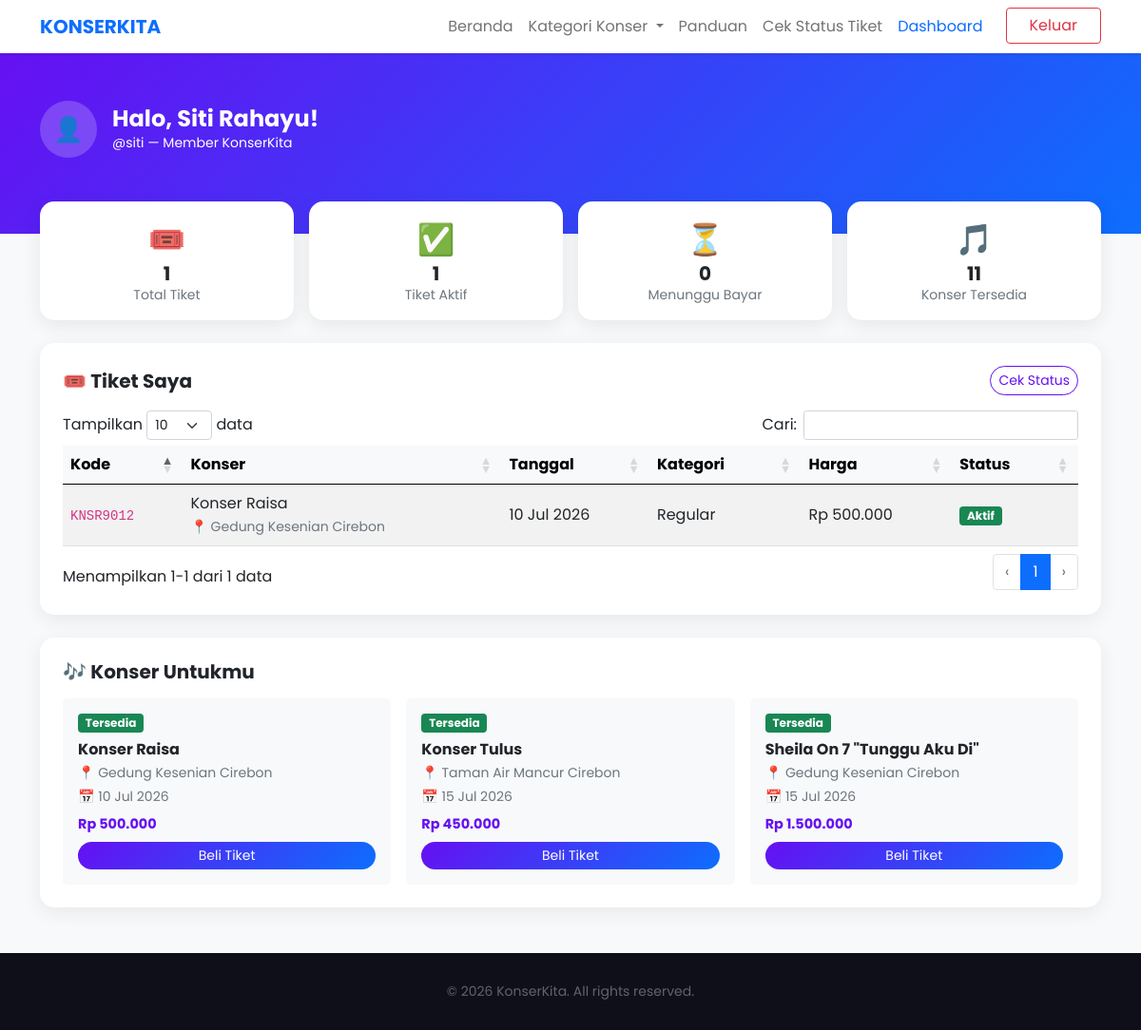
Page /user/dashboard.php (signed in) on the committed database.
### tables this page shows
CREATE TABLE `tiket` (
  `id`         INT UNSIGNED    NOT NULL AUTO_INCREMENT,
  `kode`       VARCHAR(20)     NOT NULL UNIQUE,
  `user_id`    INT UNSIGNED    NOT NULL,
  `konser_id`  INT UNSIGNED    NOT NULL,
  `kategori`   ENUM('Regular','VIP','SVIP','Festival') NOT NULL DEFAULT 'Regular',
  `harga`      INT UNSIGNED    NOT NULL,
  `status`     ENUM('Aktif','Menunggu Pembayaran','Dibatalkan') NOT NULL DEFAULT 'Menunggu Pembayaran',
  `created_at` TIMESTAMP       NOT NULL DEFAULT CURRENT_TIMESTAMP,
  PRIMARY KEY (`id`),
  FOREIGN KEY (`user_id`)   REFERENCES `users`(`id`)  ON DELETE CASCADE,
  FOREIGN KEY (`konser_id`) REFERENCES `konser`(`id`) ON DELETE CASCADE
);

CREATE TABLE `konser` (
  `id`         INT UNSIGNED    NOT NULL AUTO_INCREMENT,
  `nama`       VARCHAR(150)    NOT NULL,
  `kategori`   ENUM('Pop','Rock','Jazz','K-Pop') NOT NULL,
  `kota`       VARCHAR(100)    NOT NULL,
  `tanggal`    DATE            NOT NULL,
  `harga`      INT UNSIGNED    NOT NULL,
  `status`     ENUM('Tersedia','Sisa Sedikit','Sold Out') NOT NULL DEFAULT 'Tersedia',
  `gambar`     VARCHAR(255)    DEFAULT NULL,
  `created_at` TIMESTAMP       NOT NULL DEFAULT CURRENT_TIMESTAMP,
  PRIMARY KEY (`id`)
);

### user/dashboard.php (the view, shortened to what this page needs)
<?php
require_once '../includes/db.php';
$nama     = $_SESSION['nama'] ?? 'User';
$username = $_SESSION['user'] ?? '';
$stmtU = $pdo->prepare("SELECT id FROM users WHERE username = ? LIMIT 1");
$stmtU->execute([$username]);
$userRow = $stmtU->fetch();
$userId  = $userRow['id'] ?? 0;
$stmtT = $pdo->prepare("
    SELECT t.*, k.nama AS nama_konser,
           k.kota AS lokasi_konser,
           DATE_FORMAT(k.tanggal,'%d %b %Y') AS tgl_konser
    FROM tiket t
    LEFT JOIN konser k ON t.konser_id = k.id
    WHERE t.user_id = ?
    ORDER BY t.created_at DESC
");
$stmtT->execute([$userId]);
$tiket = $stmtT->fetchAll();
$totalTiket   = count($tiket);
$tiketAktif   = count(array_filter($tiket, fn($t) => $t['status'] === 'Aktif'));
$tiketPending = count(array_filter($tiket, fn($t) => $t['status'] === 'Menunggu Pembayaran'));
$konserRekomendasi = $pdo->query("SELECT * FROM konser WHERE status != 'Sold Out' ORDER BY tanggal ASC LIMIT 3")->fetchAll();
?>
<!DOCTYPE html>
<html lang="id">
<head>
    <link href="https://cdn.jsdelivr.net/npm/bootstrap@5.0.2/dist/css/bootstrap.min.css" rel="stylesheet">
    <link href="https://cdn.datatables.net/1.13.6/css/dataTables.bootstrap5.min.css" rel="stylesheet">
</head>
<body>
<?php include '../includes/navbar.php'; ?>
<div class="hero-dashboard">
    <div class="container">
        <div class="d-flex align-items-center gap-3">
            <div class="avatar">👤</div>
            <div>
                <h4 class="fw-bold mb-0">Halo, <?= htmlspecialchars($nama) ?>!</h4>
                <p class="mb-0 opacity-75 small">@<?= htmlspecialchars($username) ?> &mdash; Member KonserKita</p>
            </div>
        </div>
    </div>
</div>
<div class="container section-offset">
    <div class="row g-3 mb-4">
        <div class="col-6 col-md-3">
            <div class="card card-stat p-3 text-center">
                <div class="fs-2">🎟️</div>
                <h5 class="fw-bold mb-0"><?= $totalTiket ?></h5>
                <small class="text-muted">Total Tiket</small>
            </div>
        </div>
        <div class="col-6 col-md-3">
            <div class="card card-stat p-3 text-center">
                <div class="fs-2">✅</div>
                <h5 class="fw-bold mb-0"><?= $tiketAktif ?></h5>
                <small class="text-muted">Tiket Aktif</small>
            </div>
        </div>
        <div class="col-6 col-md-3">
            <div class="card card-stat p-3 text-center">
                <div class="fs-2">⏳</div>
                <h5 class="fw-bold mb-0"><?= $tiketPending ?></h5>
                <small class="text-muted">Menunggu Bayar</small>
            </div>
        </div>
        <div class="col-6 col-md-3">
            <div class="card card-stat p-3 text-center">
                <div class="fs-2">🎵</div>
                <h5 class="fw-bold mb-0"><?= $pdo->query("SELECT COUNT(*) FROM konser WHERE status != 'Sold Out'")->fetchColumn() ?></h5>
                <small class="text-muted">Konser Tersedia</small>
            </div>
        </div>
    </div>
    <div class="card card-tiket p-4 mb-4">
        <div class="d-flex justify-content-between align-items-center mb-3">
            <h5 class="fw-bold mb-0">🎟️ Tiket Saya</h5>
            <a href="../pages/cekstatus.php" class="btn btn-sm btn-outline-primary rounded-pill">Cek Status</a>
        </div>
        <?php if (empty($tiket)): ?>
            <div class="text-center py-4 text-muted">
                <div class="fs-1">🎫</div>
                <p class="mb-3">Kamu belum punya tiket. Yuk beli sekarang!</p>
                <a href="../index.php" class="btn btn-primary rounded-pill px-4">Lihat Konser</a>
            </div>
        <?php else: ?>
            <div class="table-responsive">
                <table class="table table-hover table-striped align-middle mb-0" id="tabelTiketUser">
                    <thead class="table-light">
                        <tr>
                            <th>Kode</th>
                            <th>Konser</th>
                            <th>Tanggal</th>
                            <th>Kategori</th>
                            <th>Harga</th>
                            <th>Status</th>
                        </tr>
                    </thead>
                    <tbody>
                        <?php foreach ($tiket as $t): ?>
                        <tr>
                            <td><code><?= htmlspecialchars($t['kode']) ?></code></td>
                            <td>
                                <span class="fw-semibold"><?= htmlspecialchars($t['nama_konser']) ?></span><br>
                                <small class="text-muted">📍 <?= htmlspecialchars($t['lokasi_konser']) ?></small>
                            </td>
                            <td><?= htmlspecialchars($t['tgl_konser']) ?></td>
                            <td><?= htmlspecialchars($t['kategori']) ?></td>
                            <td>Rp <?= number_format($t['harga'], 0, ',', '.') ?></td>
                            <td>
                                <?php
                                $badgeClass = match($t['status']) {
                                    'Aktif'                => 'bg-success',
                                    'Menunggu Pembayaran'  => 'bg-warning text-dark',
                                    default                => 'bg-danger',
                                };
                                ?>
                                <span class="badge <?= $badgeClass ?>"><?= $t['status'] ?></span>
                            </td>
                        </tr>
                        <?php endforeach; ?>
                    </tbody>
                </table>
            </div>
        <?php endif; ?>
    </div>
    <div class="card card-tiket p-4 mb-5">
        <h5 class="fw-bold mb-3">🎶 Konser Untukmu</h5>
        <?php if (!empty($konserRekomendasi)): ?>
        <div class="row g-3">
            <?php foreach ($konserRekomendasi as $k): ?>
            <div class="col-md-4">
                <div class="card border-0 bg-light rounded-3 p-3">
                    <span class="badge bg-success mb-2" style="width:fit-content"><?= $k['status'] ?></span>
                    <h6 class="fw-bold mb-1"><?= htmlspecialchars($k['nama']) ?></h6>
                    <p class="text-muted small mb-1">📍 <?= $k['kota'] ?></p>
                    <p class="text-muted small mb-2">📅 <?= date('d M Y', strtotime($k['tanggal'])) ?></p>
                    <p class="fw-bold mb-2" style="color:#6610f2;font-size:0.9rem">Rp <?= number_format($k['harga'],0,',','.') ?></p>
                    <a href="../pages/pembayaran.php?konser=<?= urlencode($k['nama']) ?>&harga=<?= $k['harga'] ?>&tanggal=<?= urlencode(date('d M Y', strtotime($k['tanggal']))) ?>&lokasi=<?= urlencode($k['kota']) ?>"
                       class="btn btn-sm btn-primary rounded-pill">Beli Tiket</a>
                </div>
            </div>
            <?php endforeach; ?>
        </div>
        <?php else: ?>
            <p class="text-muted small">Tidak ada konser tersedia saat ini.</p>
        <?php endif; ?>
    </div>
</div>
<footer style="background:#0f0f1a;color:white;padding:30px 0;">
    <div class="container text-center">
        <p class="mb-0 small" style="color:rgba(255,255,255,0.35)">&copy; 2026 KonserKita. All rights reserved.</p>
    </div>
</footer>
</body>
</html>

### user/dashboard.php (style rules this page uses)
body { font-family: 'Poppins', sans-serif; background-color: #f8f9fa; }
.hero-dashboard { background: linear-gradient(135deg, #6610f2, #0d6efd); color: white; padding: 50px 0 80px; }
.card-stat { border: none; border-radius: 15px; box-shadow: 0 5px 20px rgba(0,0,0,0.08); transition: transform 0.2s; }
.card-tiket { border: none; border-radius: 15px; box-shadow: 0 5px 20px rgba(0,0,0,0.07); }
.avatar { width:60px;height:60px;background:rgba(255,255,255,0.2);border-radius:50%;display:flex;align-items:center;justify-content:center;font-size:1.6rem; }
.section-offset { margin-top: -50px; }
.btn-primary { background: linear-gradient(135deg,#6610f2,#0d6efd); border:none; }
.btn-outline-primary { color:#6610f2; border-color:#6610f2; }

### rows in the picture
tiket: status "1", status "0", kode "KNSR9012", konser.nama "Konser Raisa", konser.kota "Gedung Kesenian Cirebon", tgl_konser "10 Jul 2026", kategori "Regular", harga "500.000", status "Aktif"
konser: status "Tersedia", nama "Konser Raisa", kota "Gedung Kesenian Cirebon", tanggal "10 Jul 2026", harga "500.000"
konser: status "Tersedia", nama "Konser Tulus", kota "Taman Air Mancur Cirebon", tanggal "15 Jul 2026", harga "450.000"
konser: status "Tersedia", nama "Sheila On 7 \"Tunggu Aku Di\"", kota "Gedung Kesenian Cirebon", tanggal "15 Jul 2026", harga "1.500.000"

### other values in the picture
$nama "Siti Rahayu"
$username "siti"
$totalTiket "1"
